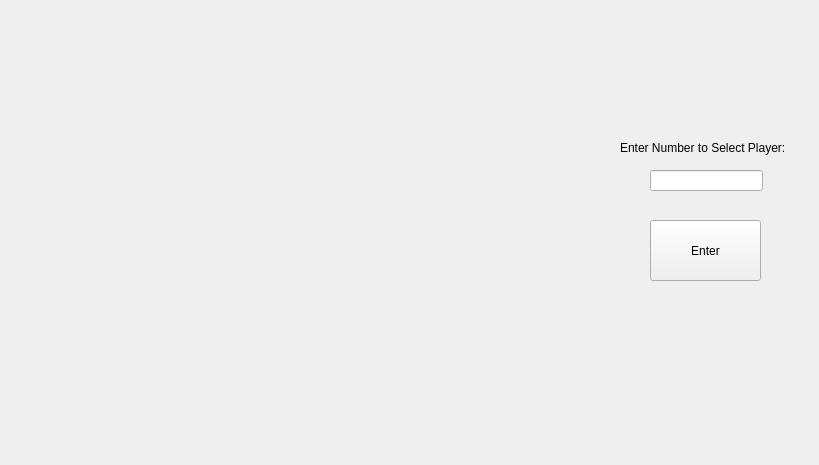
<?xml version="1.0" encoding="UTF-8"?>
<ui version="4.0">
 <class>SelectPlayer</class>
 <widget class="QWidget" name="SelectPlayer">
  <property name="geometry">
   <rect>
    <x>0</x>
    <y>0</y>
    <width>819</width>
    <height>465</height>
   </rect>
  </property>
  <property name="windowTitle">
   <string>Form</string>
  </property>
  <widget class="QLineEdit" name="numbaEdit">
   <property name="geometry">
    <rect>
     <x>650</x>
     <y>170</y>
     <width>113</width>
     <height>21</height>
    </rect>
   </property>
  </widget>
  <widget class="QLabel" name="label">
   <property name="geometry">
    <rect>
     <x>620</x>
     <y>140</y>
     <width>191</width>
     <height>16</height>
    </rect>
   </property>
   <property name="text">
    <string>Enter Number to Select Player:</string>
   </property>
  </widget>
  <widget class="QPushButton" name="finishButton">
   <property name="geometry">
    <rect>
     <x>650</x>
     <y>220</y>
     <width>111</width>
     <height>61</height>
    </rect>
   </property>
   <property name="text">
    <string>Enter</string>
   </property>
  </widget>
  <widget class="QLabel" name="numba">
   <property name="geometry">
    <rect>
     <x>170</x>
     <y>110</y>
     <width>51</width>
     <height>241</height>
    </rect>
   </property>
   <property name="text">
    <string/>
   </property>
  </widget>
  <widget class="QLabel" name="playa">
   <property name="geometry">
    <rect>
     <x>290</x>
     <y>110</y>
     <width>161</width>
     <height>241</height>
    </rect>
   </property>
   <property name="text">
    <string/>
   </property>
  </widget>
 </widget>
 <resources/>
 <connections/>
</ui>
